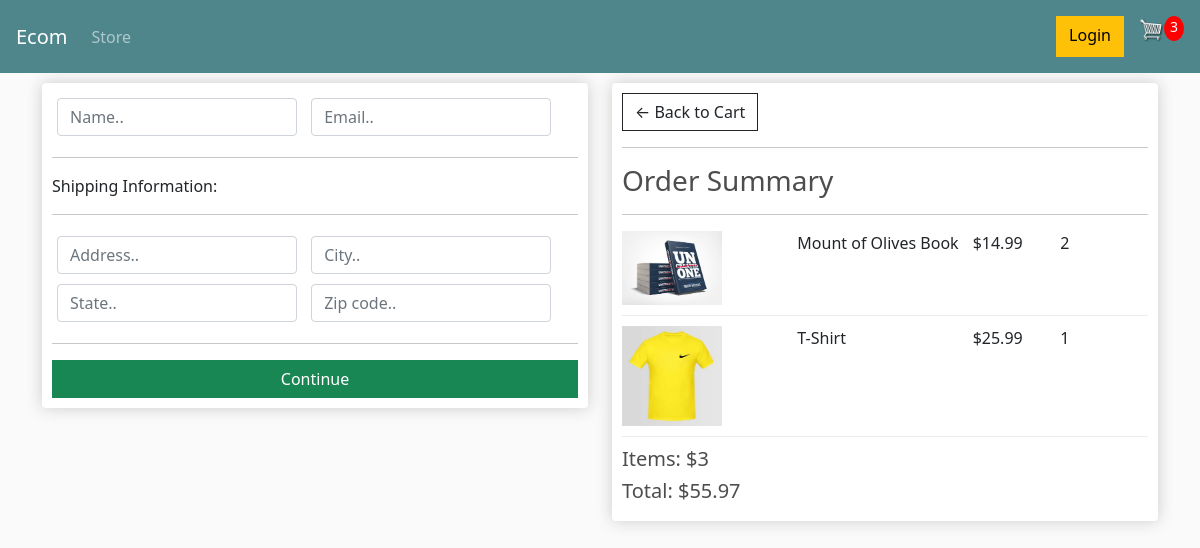
/checkout/ (signed in), run on an earlier commit of the app's database.
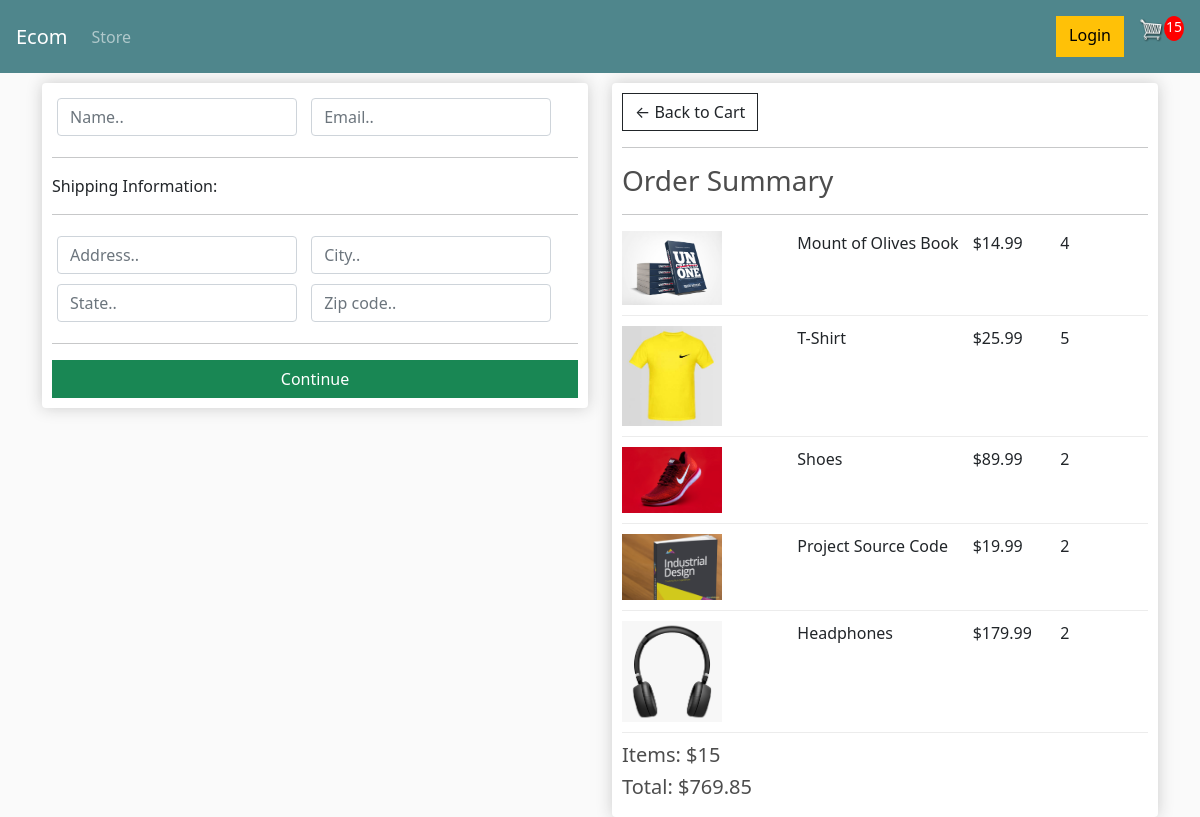
And on a later commit of the database.
### store/models.py (models this page shows, shortened)
class OrderItem(models.Model):
    product = models.ForeignKey(Product, on_delete=models.SET_NULL, null=True)
    order = models.ForeignKey(Order, on_delete=models.SET_NULL,null=True)
    quantity=models.IntegerField(default=0, null=True, blank=True)
    date_added=models.DateTimeField(auto_now_add=True)
    @property
    def get_total(self):
        total=self.product.price*self.quantity
        return total

class Product(models.Model):
    name = models.CharField(max_length=200)
    price = models.FloatField()
    digital=models.BooleanField(default=False,null=True,blank=True)
    image=models.ImageField(null=True, blank=True)
    @property
    def imageURL(self):
        try:
            url=self.image.url
        except:
            url=''
        return url

class Order(models.Model):
    customer = models.ForeignKey(Customer, on_delete=models.SET_NULL, null=True, blank=True)
    date_ordered = models.DateTimeField(auto_now_add=True)
    complete=models.BooleanField(default=False)
    transaction_id=models.CharField(max_length=100,null=True)
    @property
    def get_cart_total(self):
        orderitems=self.orderitem_set.all()
        total= sum([item.get_total for item in orderitems])
        return total
    @property
    def get_cart_items(self):
        orderitems=self.orderitem_set.all()
        total=sum([item.quantity for item in orderitems])
        return total

### store/views.py (the view)
# urls.py: path('checkout/',views.checkout,name="checkout"),
def checkout(request):
    if request.user.is_authenticated:
        customer=request.user.customer
        order, created = Order.objects.get_or_create(customer=customer, complete=False)
        items = order.orderitem_set.all()
        cartItems=order.get_cart_items
    else:
        items = []
        order = {'get_cart_total': 0, 'get_cart_items': 0}
        cartItems=order['get_cart_items']
    context={'items': items, 'order':order,'cartItems':cartItems}
    return render(request, 'store/checkout.html',context)

### store/templates/store/checkout.html (shortened to what this page needs)
<!DOCTYPE html>
{% extends 'store/main.html' %}
{% load static %}
{% block content %}
<html lang="en">
<head>
</head>
<body>
    <div class="row">
        <div class="col-lg-6">
            <div class="box-element" id="form-wrapper">
                <form id="form">
                    <div id="user-info">
                        <div class="form-field">
                            <input required class="form-control" type="text" name="name" placeholder="Name..">
                        </div>
                        <div class="form-field">
                            <input required class="form-control" type="email" name="email" placeholder="Email..">
                        </div>
                    </div>
                    <div id="shipping-info">
                        <hr>
                        <p>Shipping Information: </p>
                        <hr>
                        <div class="form-field">
                            <input class="form-control" type="text" name="address" placeholder="Address..">
                        </div>
                        <div class="form-field">
                            <input class="form-control" type="text" name="city" placeholder="City..">
                        </div>
                        <div class="form-field">
                            <input class="form-control" type="text" name="state" placeholder="State..">
                        </div>
                        <div class="form-field">
                            <input class="form-control" type="text" name="zipcode" placeholder="Zip code..">
                        </div>
                    </div>
                    <hr>
                    <input id="form-button" class="btn btn-success col-12" type="submit" value="Continue">
                </form>
            </div>
        </div>
        <div class="col-lg-6">
            <div class="box-element">
                <a class="btn btn-outline-dark" href="{% url 'cart' %}">&#x2190; Back to Cart</a>
                <hr>
                <h3>Order Summary</h3>
                <hr>
                {% for item in items %}
                <div class="cart-row">
                    <div style="flex: 2;"><img class="row-image" src="{{ item.product.imageURL }}" alt=""></div>
                    <div style="flex: 2;"><p>{{item.product.name}}</p></div>
                    <div style="flex: 1;"><p>${{ item.product.price}}</p></div>
                    <div style="flex: 1;"><p>{{item.quantity}}</p></div>
                </div>
                {% endfor %}
                <h5>Items: ${{order.get_cart_items}}</h5>
                <h5>Total: ${{order.get_cart_total|floatformat:2}}</h5>
            </div>
        </div>
    </div>
</body>
{% endblock content %}

What changed in the data, as far as the page shows it:
changed OrderItem "Mount of Olives Book": quantity "2" → "4"
changed OrderItem "T-Shirt": quantity "1" → "5"
added OrderItem: product.imageURL (picture), product.name "Shoes", product.price "89.99", quantity "2"
added OrderItem: product.imageURL (picture), product.name "Project Source Code", product.price "19.99", quantity "2"
added OrderItem: product.imageURL (picture), product.name "Headphones", product.price "179.99", quantity "2"
changed through a linked row, Order: get_cart_items "3" → "15"; get_cart_total "55.97" → "769.85"
Also different on the page:
{{ cartItems }}: "3" → "15"
